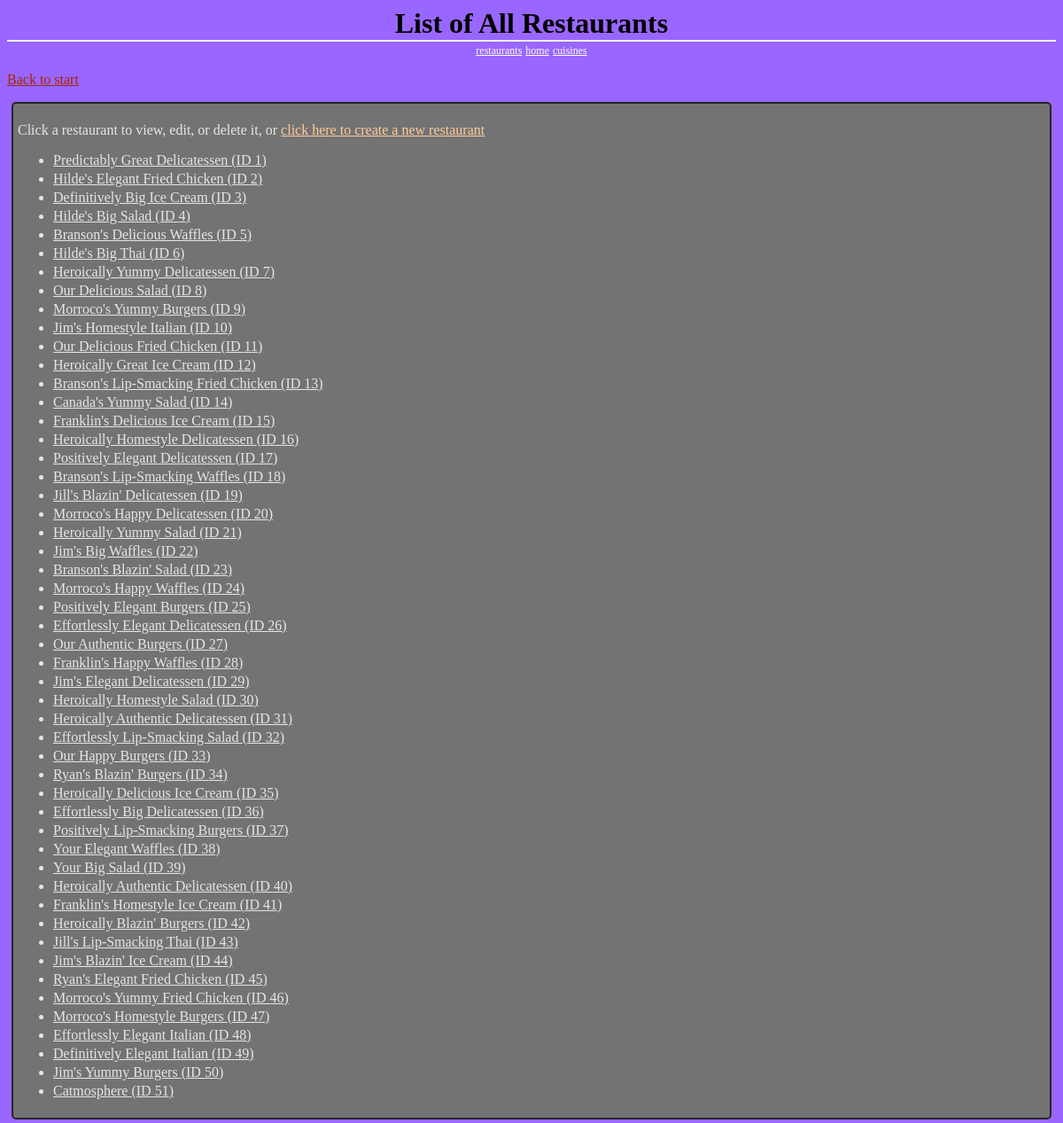
The page /restaurants/ on the database as committed earlier.
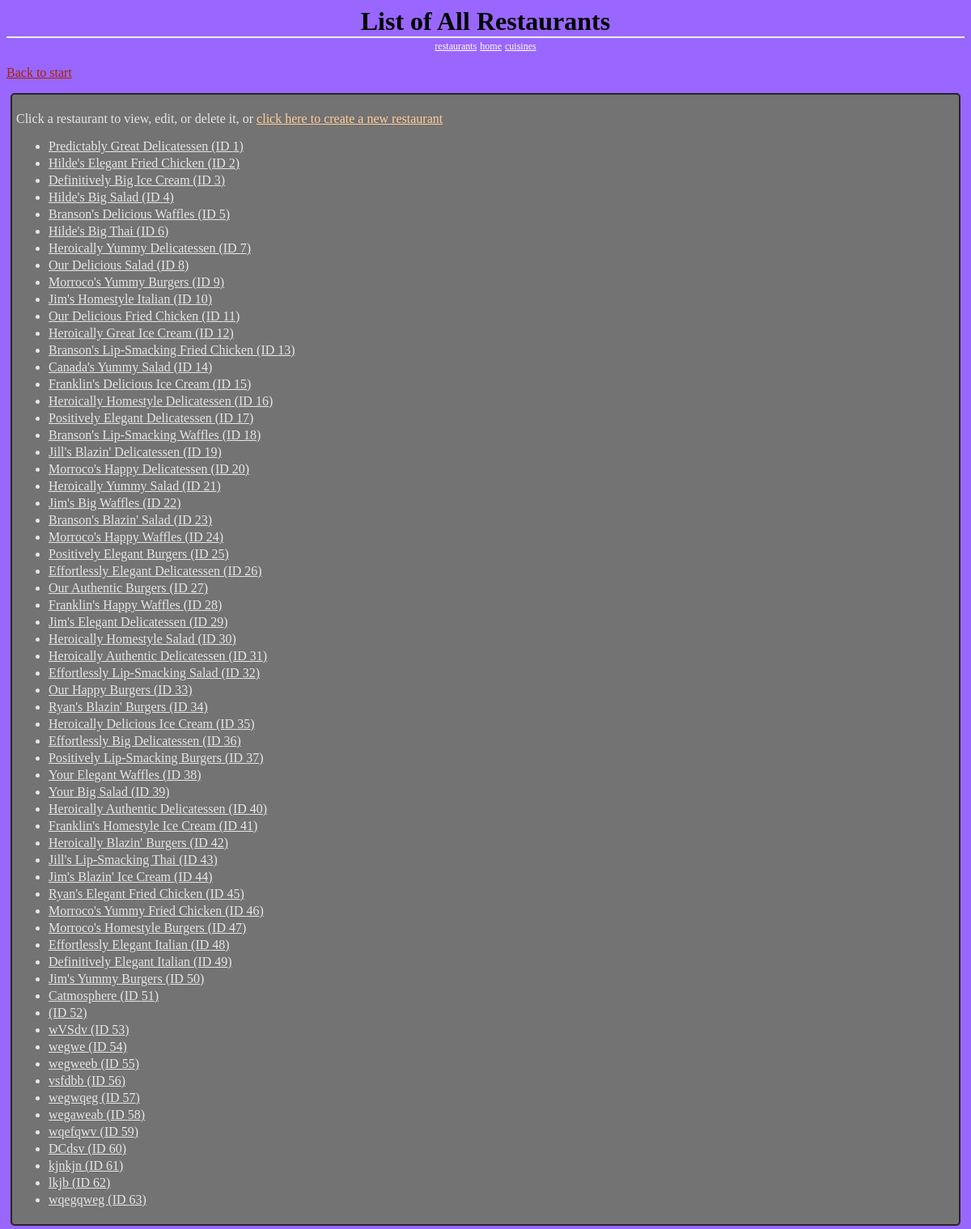
The same page on the database as committed later.
### database_setup.py (models this page shows, shortened)
class Restaurant(Base):
	__tablename__ = 'restaurant'
	id = Column(Integer, primary_key=True)
	name = Column(String(250), nullable=False)
	cuisine_id = Column(Integer, ForeignKey('cuisine.id'))
	user_id = Column(Integer, ForeignKey('user.id'))
	picture = Column(LargeBinary, nullable=False)
	cuisine = relationship(Cuisine)
	user = relationship(User)

### project.py (the view)
@app.route('/restaurants/')
def restaurants():
        restaurants = RestaurantManager.getRestaurants()
        return render_template("Restaurants.html",
                               restaurants=restaurants)

### RestaurantManager.py (called while the page is built)
def getRestaurantDBSession():
    engine = create_engine('sqlite:///restaurants.db')
    Base.metadata.bind = engine
    DBSession = sessionmaker(bind=engine)
    session = DBSession()
    return session

def getRestaurants(cuisine_id=None):
    session = getRestaurantDBSession()
    if cuisine_id is not None:
        restaurants = session.query(Restaurant).\
                      filter_by(cuisine_id=cuisine_id).all()
    else:
        restaurants = session.query(Restaurant).\
                      order_by(Restaurant.id).all()
    session.close()
    return restaurants

### templates/Restaurants.html (shortened to what this page needs)
<html>
<head>
	<link rel=stylesheet type=text/css href="{{url_for('static',
											           filename='Restaurants.css')}}">
</head>
<body>
	<h1 class='header'>
		List of All Restaurants
	</h1>
	<div class='homeLinks'>
		<a href="{{url_for('restaurants')}}">restaurants</a>
		<a href="{{url_for('restaurantManagerIndex')}}">home</a>
		<a href="{{url_for('cuisines')}}">cuisines</a>
	</div>
	<p>
		<a class='backLink' href="{{url_for('restaurantManagerIndex')}}">
				Back to start</a>
	</p>
	<div class='list'>
	<p>
		Click a restaurant to view, edit, or delete it, or
		<a class='actionLink' href="{{url_for('addRestaurant')}}">
			click here to create a new restaurant</a>
	</p>
	<ul>
	{% for r in restaurants %}
		<li>
			<a class='forwardLink' href="{{url_for('restaurant',
							 	restaurant_id=r.id)}}">
				{{r.name}} (ID {{r.id}})
			</a>
		</li>
	{% endfor %}
	</ul>
	</div>
</body>
</html>

Rows that differ between the two databases and show on the page:
added Restaurant: id "52"
added Restaurant: name "wVSdv", id "53"
added Restaurant: name "wegwe", id "54"
added Restaurant: name "wegweeb", id "55"
added Restaurant: name "vsfdbb", id "56"
added Restaurant: name "wegwqeg", id "57"
added Restaurant: name "wegaweab", id "58"
added Restaurant: name "wqefqwv", id "59"
added Restaurant: name "DCdsv", id "60"
added Restaurant: name "kjnkjn", id "61"
added Restaurant: name "lkjb", id "62"
added Restaurant: name "wqegqweg", id "63"
